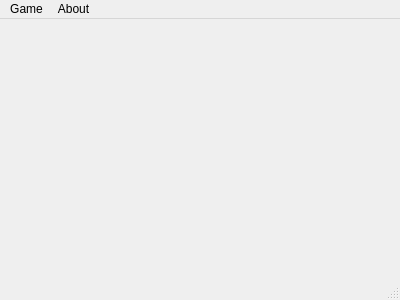
<?xml version="1.0" encoding="UTF-8"?>
<ui version="4.0">
 <class>MainWindow</class>
 <widget class="QMainWindow" name="MainWindow">
  <property name="geometry">
   <rect>
    <x>0</x>
    <y>0</y>
    <width>400</width>
    <height>300</height>
   </rect>
  </property>
  <property name="windowTitle">
   <string>MainWindow</string>
  </property>
  <widget class="QWidget" name="centralWidget"/>
  <widget class="QMenuBar" name="menuBar">
   <property name="geometry">
    <rect>
     <x>0</x>
     <y>0</y>
     <width>400</width>
     <height>26</height>
    </rect>
   </property>
   <widget class="QMenu" name="menuGame">
    <property name="title">
     <string>Game</string>
    </property>
    <addaction name="actionprimary"/>
    <addaction name="actionMiddle"/>
    <addaction name="actionSenor"/>
    <addaction name="actionUser_defined"/>
    <addaction name="actionQuit"/>
   </widget>
   <widget class="QMenu" name="menuHelp">
    <property name="title">
     <string>About</string>
    </property>
    <addaction name="actionHelp"/>
    <addaction name="actionHow_to_play"/>
    <addaction name="actionAbout_author"/>
   </widget>
   <addaction name="menuGame"/>
   <addaction name="menuHelp"/>
  </widget>
  <widget class="QStatusBar" name="statusBar"/>
  <action name="actionprimary">
   <property name="text">
    <string>Primary</string>
   </property>
  </action>
  <action name="actionMiddle">
   <property name="text">
    <string>Middle</string>
   </property>
  </action>
  <action name="actionSenor">
   <property name="text">
    <string>Senior</string>
   </property>
  </action>
  <action name="actionUser_defined">
   <property name="text">
    <string>User-defined</string>
   </property>
  </action>
  <action name="actionQuit">
   <property name="text">
    <string>Quit</string>
   </property>
  </action>
  <action name="actionHelp">
   <property name="text">
    <string>Help</string>
   </property>
  </action>
  <action name="actionHow_to_play">
   <property name="text">
    <string>How to play</string>
   </property>
  </action>
  <action name="actionAbout_author">
   <property name="text">
    <string>About author</string>
   </property>
  </action>
 </widget>
 <layoutdefault spacing="6" margin="11"/>
 <resources/>
 <connections/>
</ui>
